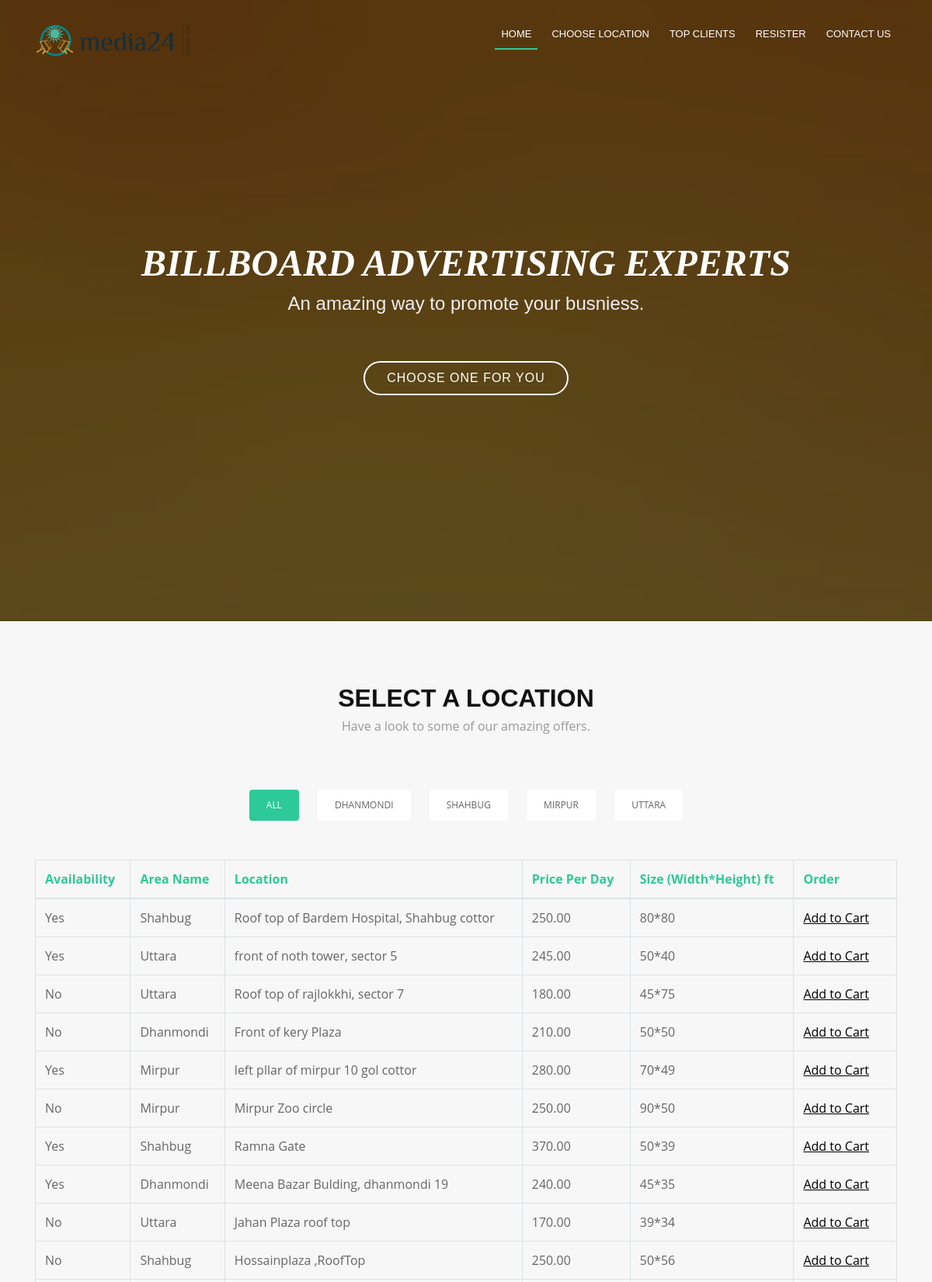
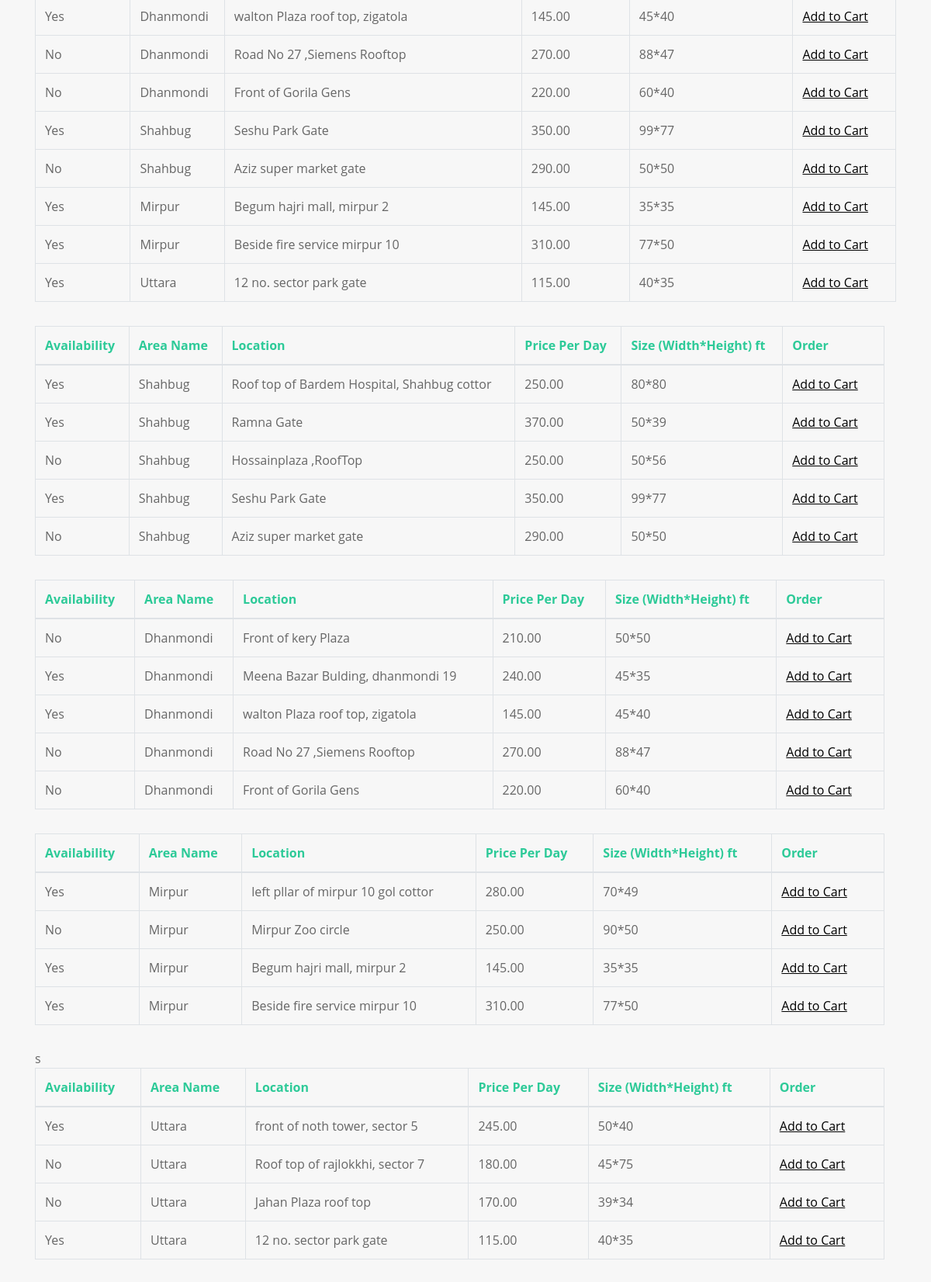
The app's page /billboard.php (upper part) with its own data (2 pictures, top to bottom).
### tables this page shows
CREATE TABLE `billboard` (
  `billID` int(11) NOT NULL,
  `areaID` int(11) NOT NULL,
  `location` varchar(255) DEFAULT NULL,
  `pricePerDay` decimal(7,2) DEFAULT NULL,
  `availability` varchar(255) DEFAULT NULL,
  `dateOfOrder` date DEFAULT NULL,
  `size` varchar(255) DEFAULT NULL
);

CREATE TABLE `billarea` (
  `areaID` int(11) NOT NULL,
  `areaName` varchar(255) DEFAULT NULL
);

### billboard.php (the view, shortened to what this page needs)
<?php
$username = "root";
$password = "";
$server = 'localhost';
$db = 'media24db';
$link = "/media24/cart.php";
$connect = mysqli_connect( $server, $username, $password, $db )
    or die("Can not connect");
?>
<!DOCTYPE html>
<html lang="en">
<head>
  <link href="lib/bootstrap/css/bootstrap.min.css" rel="stylesheet">
  <link href="lib/font-awesome/css/font-awesome.min.css" rel="stylesheet">
  <link href="lib/animate/animate.min.css" rel="stylesheet">
  <link href="css/bill_style.css" rel="stylesheet">
</head>
<body>
  <header id="header">
    <div class="container">
      <div id="logo" class="pull-left">
        <a href="#hero"><img src="img/logo4.png" width="200px"  alt="" title="" /></img></a>
      </div>
      <nav id="nav-menu-container">
        <ul class="nav-menu">
          <li class="menu-active"><a href="#hero">Home</a></li>
          <li><a href="#portfolio">Choose Location</a></li>
          <li><a href="#team">Top Clients</a></li>
          <li><a href="#" data-toggle="modal" data-target="#elegantModalForm">Resister</a></li>
          <li><a href="#contact">Contact Us</a></li>
        </ul>
      </nav>
    </div>
  </header>
  <section id="hero">
    <div class="hero-container">
      <h1>BillBoard advertising experts</h1>
      <h2>An amazing way to promote your busniess.</h2>
      <a href="#portfolio" class="btn-get-started"><span class="remove">Choose one for you</span></a>
    </div>
  </section>
<main id="main">
    <section id="portfolio">
      <div class="container wow fadeInUp">
        <div class="section-header">
          <h3 class="section-title">Select A Location</h3>
          <p class="section-description">Have a look to some of our amazing offers.</p>
        </div>
        <div class="row">
          <div class="col-md-12">
            <ul id="portfolio-flters">
              <li data-filter=".filter-all" class="filter-active">All</li>
              <li data-filter=".filter-dhanmondi">Dhanmondi</li>
              <li data-filter=".filter-shahbug">Shahbug</li>
              <li data-filter=".filter-mirpur">Mirpur</li>
              <li data-filter=".filter-uttara">Uttara</li>
            </ul>
          </div>
        </div>
        <div class="row" id="portfolio-wrapper ">
          <div class="col-md-12 portfolio-item filter-all" style="overflow: visible !important; height: auto">
            <table class="table table-bordered">
              <thead>
                <tr>
                  <th>Availability</th>
                  <th>Area Name</th>
                  <th>Location</th>
                  <th>Price Per Day</th>
                  <th>Size (Width*Height) ft</th>
                  <th>Order</th>
                </tr>
              </thead>
                <tbody>
                  <?php
                      $result = mysqli_query( $connect, "SELECT * FROM billboard NATURAL JOIN billarea") or die("Can not execute query");
                      if ($result->num_rows > 0) {
                        while($row = $result->fetch_assoc()) {
                              echo "<tr>";
                              echo "<td> $row[availability] </td>";
                              echo "<td> $row[areaName] </td>";
                              echo "<td> $row[location] </td>";
                              echo "<td> $row[pricePerDay] </td>";
                              echo "<td> $row[size] </td>";
                              echo '<td><a href="'.$link.'">Add to Cart</a></td>';
                              echo "</tr>";
                       }
                     }
                     else {
                      echo "0 results";
                      }
                  ?>
                </tbody>
              </table>
          </div>
      </div>
      <div class="row" id="portfolio-wrapper">
          <div class="col-md-12 portfolio-item filter-shahbug" style="overflow: visible !important; height: auto">
            <table class="table table-bordered">
              <thead>
                <tr>
                  <th>Availability</th>
                  <th>Area Name</th>
                  <th>Location</th>
                  <th>Price Per Day</th>
                  <th>Size (Width*Height) ft</th>
                  <th>Order</th>
                </tr>
              </thead>
                <tbody>
                  <?php
                      $area = "Shahbug";
                      $result = mysqli_query( $connect, "SELECT * FROM billboard NATURAL JOIN billarea") or die("Can not execute query");
                      if ($result->num_rows > 0) {
                        while($row = $result->fetch_assoc()) {
                            if($row["areaName"] == $area){
                              echo "<tr>";
                              echo "<td> $row[availability] </td>";
                              echo "<td> $row[areaName] </td>";
                              echo "<td> $row[location] </td>";
                              echo "<td> $row[pricePerDay] </td>";
                              echo "<td> $row[size] </td>";
                              echo '<td><a href="'.$link.'">Add to Cart</a></td>';
                              echo "</tr>";
                            }
                       }
                     }
                     else {
                      echo "0 results";
                      }
                  ?>
                </tbody>
              </table>
          </div>
      </div>
       <div class="row" id="portfolio-wrapper">
          <div class="col-md-12 portfolio-item filter-dhanmondi" style="overflow: visible !important; height: auto">
            <table class="table table-bordered">
              <thead>
                <tr>
                  <th>Availability</th>
                  <th>Area Name</th>
                  <th>Location</th>
                  <th>Price Per Day</th>
                  <th>Size (Width*Height) ft</th>
                  <th>Order</th>
                </tr>
              </thead>
                <tbody>
                  <?php
                      $area = "Dhanmondi";
                      $result = mysqli_query( $connect, "SELECT * FROM billboard NATURAL JOIN billarea") or die("Can not execute query");
                      if ($result->num_rows > 0) {
                        while($row = $result->fetch_assoc()) {
                            if($row["areaName"] == $area){
                              echo "<tr>";
                              echo "<td> $row[availability] </td>";
                              echo "<td> $row[areaName] </td>";
                              echo "<td> $row[location] </td>";
                              echo "<td> $row[pricePerDay] </td>";
                              echo "<td> $row[size] </td>";
                              echo '<td><a href="'.$link.'">Add to Cart</a></td>';
                              echo "</tr>";
                            }
                       }
                     }
                     else {
                      echo "0 results";
                      }
                  ?>
                </tbody>
              </table>
          </div>
      </div>
            <div class="row" id="portfolio-wrapper">
          <div class="col-md-12 portfolio-item filter-mirpur" style="overflow: visible !important; height: auto">
            <table class="table table-bordered">
              <thead>
                <tr>
                  <th>Availability</th>
                  <th>Area Name</th>
                  <th>Location</th>
                  <th>Price Per Day</th>
                  <th>Size (Width*Height) ft</th>
                  <th>Order</th>
                </tr>
              </thead>
                <tbody>
                  <?php
                      $area = "Mirpur";
                      $result = mysqli_query( $connect, "SELECT * FROM billboard NATURAL JOIN billarea") or die("Can not execute query");
                      if ($result->num_rows > 0) {
                        while($row = $result->fetch_assoc()) {
                            if($row["areaName"] == $area){
                              echo "<tr>";
                              echo "<td> $row[availability] </td>";
                              echo "<td> $row[areaName] </td>";
                              echo "<td> $row[location] </td>";
                              echo "<td> $row[pricePerDay] </td>";
                              echo "<td> $row[size] </td>";
                              echo '<td><a href="'.$link.'">Add to Cart</a></td>';
                              echo "</tr>";
                            }
                       }
                     }
                     else {
                      echo "0 results";
                      }
                  ?>
                </tbody>
              </table>
          </div>
      </div>
            <div class="row" id="portfolio-wrapper">
          <div class="col-md-12 portfolio-item filter-uttara" style="overflow: visible !important; height: auto">
            <table class="table table-bordered">
              <thead>
                <tr>
                  <th>Availability</th>
                  <th>Area Name</th>
                  <th>Location</th>s
                  <th>Price Per Day</th>
                  <th>Size (Width*Height) ft</th>
                  <th>Order</th>
                </tr>
              </thead>
                <tbody>
                  <?php
                      $area = "Uttara";
                      $result = mysqli_query( $connect, "SELECT * FROM billboard NATURAL JOIN billarea") or die("Can not execute query");
                      if ($result->num_rows > 0) {
                        while($row = $result->fetch_assoc()) {
                            if($row["areaName"] == $area){
                              echo "<tr>";
                              echo "<td> $row[availability] </td>";
                              echo "<td> $row[areaName] </td>";
                              echo "<td> $row[location] </td>";
                              echo "<td> $row[pricePerDay] </td>";
                              echo "<td> $row[size] </td>";
                              echo '<td><a href="'.$link.'">Add to Cart</a></td>';
                              echo "</tr>";
                            }
                       }
                     }
                     else {
                      echo "0 results";
                      }
                  ?>
                </tbody>
              </table>
          </div>
      </div>
      </div>
    </section>
  </main>
</body>
</html>

### css/bill_style.css (style rules this page uses)
body { background: #fff; color: #666666; font-family: "Open Sans", sans-serif; }
td a { color: black; text-decoration: underline; }
p { padding: 0; margin: 0 0 30px 0; }
h1, h2, h3, h4, h5, h6 { font-family: "Poppins", sans-serif; font-weight: 400; margin: 0 0 20px 0; padding: 0; }
#header { padding: 30px 0; height: 92px; position: fixed; left: 0; top: 0; right: 0; transition: all 0.5s; z-index: 997; }
#header #logo { float: left; }
#header #logo img { padding: 0; margin: 0; }
#hero { width: 100%; height: 100vh; background: url(../img/bill_back.jpg) top center; background-size: cover; position: relative; }
@media (min-width: 1024px) { #hero { background-attachment: fixed; } }
#hero:before { content: ""; background: rgba(0, 0, 0, 0.6); position: absolute; bottom: 0; top: 0; left: 0; right: 0; }
#hero .hero-container { position: absolute; bottom: 0; top: 0; left: 0; right: 0; display: flex; justify-content: center; align-items: center; flex-direction: column; text-align: center; }
#hero h1 { font-family: eb; font-style: italic; margin: 30px 0 10px 0; font-size: 48px; font-weight: 700; line-height: 56px; text-transform: uppercase; color: #fff; }
#hero h2 { color: #eee; margin-bottom: 50px; font-size: 24px; }
#hero .btn-get-started { font-family: "Poppins", sans-serif; text-transform: uppercase; font-weight: 500; font-size: 16px; letter-spacing: 1px; display: inline-block; padding: 8px 28px; border-radius: 50px; transition: 0.5s; margin: 10px; border: 2px solid #fff; color: #fff; }
.nav-menu, .nav-menu * { margin: 0; padding: 0; list-style: none; }
.nav-menu li { position: relative; white-space: nowrap; }
.nav-menu > li { float: left; }
#nav-menu-container { float: right; margin: 0; }
.nav-menu a { padding: 0 8px 10px 8px; text-decoration: none; display: inline-block; color: #fff; font-family: "Poppins", sans-serif; font-weight: 400; text-transform: uppercase; font-size: 13px; outline: none; }
.nav-menu > li { margin-left: 10px; }
.nav-menu > li > a:before { content: ""; position: absolute; width: 100%; height: 2px; bottom: 0; left: 0; background-color: #2dc997; visibility: hidden; -webkit-transform: scaleX(0); transform: scaleX(0); -webkit-transition: all 0.3s ease-in-out 0s; transition: all 0.3s ease-in-out 0s; }
.nav-menu a:hover:before, .nav-menu li:hover > a:before, .nav-menu .menu-active > a:before { visibility: visible; -webkit-transform: scaleX(1); transform: scaleX(1); }
#mobile-nav { position: fixed; top: 0; padding-top: 18px; bottom: 0; z-index: 998; background: rgba(52, 59, 64, 0.9); left: -260px; width: 260px; overflow-y: auto; transition: 0.4s; }
#mobile-nav ul { padding: 0; margin: 0; list-style: none; }
#mobile-nav ul li { position: relative; }
#mobile-nav ul li a { color: #fff; font-size: 16px; overflow: hidden; padding: 10px 22px 10px 15px; position: relative; text-decoration: none; width: 100%; display: block; outline: none; }
.section-header .section-title { font-size: 32px; color: #111; text-transform: uppercase; text-align: center; font-weight: 700; margin-bottom: 5px; }
.section-header .section-description { text-align: center; padding-bottom: 40px; color: #999; }
th { color: #2dca98; }
#portfolio { background: #f7f7f7; padding: 80px 0; }
#portfolio #portfolio-wrapper { padding-right: 15px; }
#portfolio #portfolio-flters { padding: 0; margin: 0 0 45px 0; list-style: none; text-align: center; }
#portfolio #portfolio-flters li { cursor: pointer; margin: 0 10px; display: inline-block; padding: 10px 22px; font-size: 12px; line-height: 20px; color: #666666; border-radius: 4px; text-transform: uppercase; background: #fff; margin-bottom: 5px; transition: all 0.3s ease-in-out; }
#portfolio #portfolio-flters li:hover, #portfolio #portfolio-flters li.filter-active { background: #2dc997; color: #fff; }
#portfolio .portfolio-item { position: relative; height: 200px; overflow: hidden !important; margin-bottom: 15px; transition: all 350ms ease; transform: scale(1); }
#portfolio .portfolio-item a { display: block; margin-right: 15px; }

### records on screen
billboard: availability "Yes", areaID.areaName "Shahbug", location "Roof top of Bardem Hospital, Shahbug cottor", pricePerDay "250.00", size "80*80"
billboard: availability "Yes", areaID.areaName "Uttara", location "front of noth tower, sector 5", pricePerDay "245.00", size "50*40"
billboard: availability "No", areaID.areaName "Uttara", location "Roof top of rajlokkhi, sector 7", pricePerDay "180.00", size "45*75"
billboard: availability "No", areaID.areaName "Dhanmondi", location "Front of kery Plaza", pricePerDay "210.00", size "50*50"
billboard: availability "Yes", areaID.areaName "Mirpur", location "left pllar of mirpur 10 gol cottor", pricePerDay "280.00", size "70*49"
billboard: availability "No", areaID.areaName "Mirpur", location "Mirpur Zoo circle", pricePerDay "250.00", size "90*50"
billboard: availability "Yes", areaID.areaName "Shahbug", location "Ramna Gate", pricePerDay "370.00", size "50*39"
billboard: availability "Yes", areaID.areaName "Dhanmondi", location "Meena Bazar Bulding, dhanmondi 19", pricePerDay "240.00", size "45*35"
billboard: availability "No", areaID.areaName "Uttara", location "Jahan Plaza roof top", pricePerDay "170.00", size "39*34"
billboard: availability "No", areaID.areaName "Shahbug", location "Hossainplaza ,RoofTop", pricePerDay "250.00", size "50*56"
billboard: availability "Yes", areaID.areaName "Dhanmondi", location "walton Plaza roof top, zigatola", pricePerDay "145.00", size "45*40"
billboard: availability "No", areaID.areaName "Dhanmondi", location "Road No 27 ,Siemens Rooftop", pricePerDay "270.00", size "88*47"
billboard: availability "No", areaID.areaName "Dhanmondi", location "Front of Gorila Gens", pricePerDay "220.00", size "60*40"
billboard: availability "Yes", areaID.areaName "Shahbug", location "Seshu Park Gate", pricePerDay "350.00", size "99*77"
billboard: availability "No", areaID.areaName "Shahbug", location "Aziz super market gate", pricePerDay "290.00", size "50*50"
billboard: availability "Yes", areaID.areaName "Mirpur", location "Begum hajri mall, mirpur 2", pricePerDay "145.00", size "35*35"
billboard: availability "Yes", areaID.areaName "Mirpur", location "Beside fire service mirpur 10", pricePerDay "310.00", size "77*50"
billboard: availability "Yes", areaID.areaName "Uttara", location "12 no. sector park gate", pricePerDay "115.00", size "40*35"
